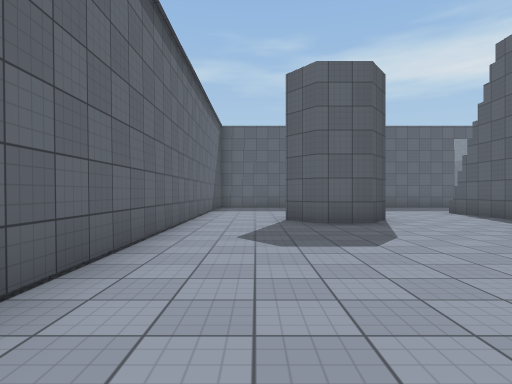
[1] (above)

17 first-person views from a walk through a 3-D level made in the Unity game engine. The camera is 1.3 m above the floor, looks level and sees 75° across. The floor is counted in squares, 2 m on a side. Each view is taken from the middle of a square. On the plan, view 1 faces up. The plan holds only what a view shows up to about 10 squares ahead; the rest is blank. The place goes on beyond the plan. The player is left out. Some animated figures are left out. Door leaves are left out, so doorways stand open. Surface patterns are stand-ins for the level's own textures.

[2]
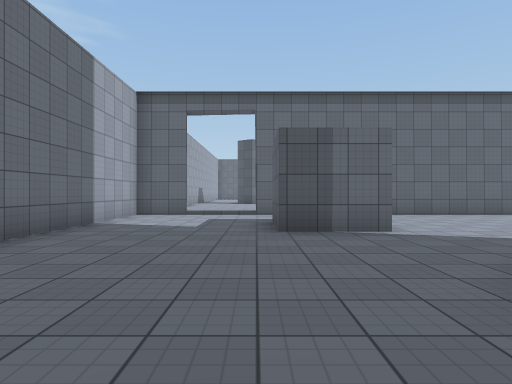

[3]
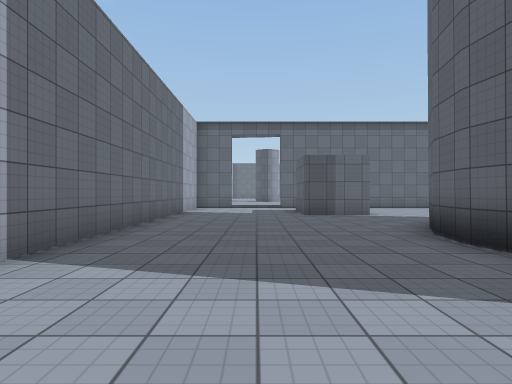

[4]
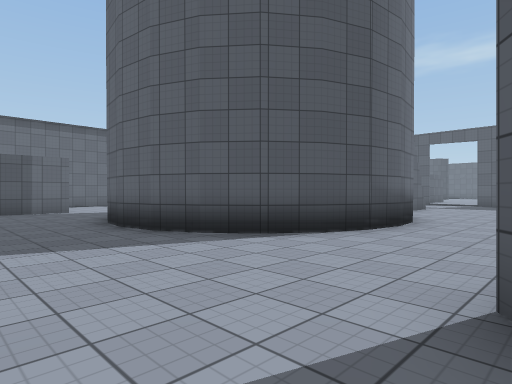

[5]
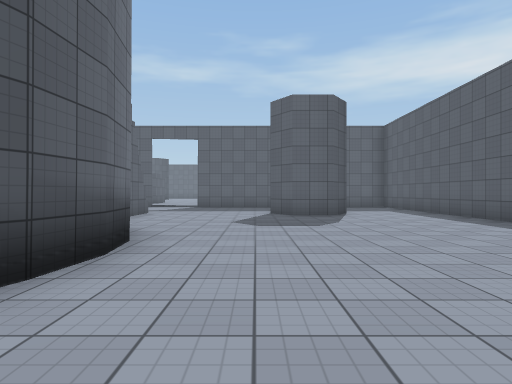

[6]
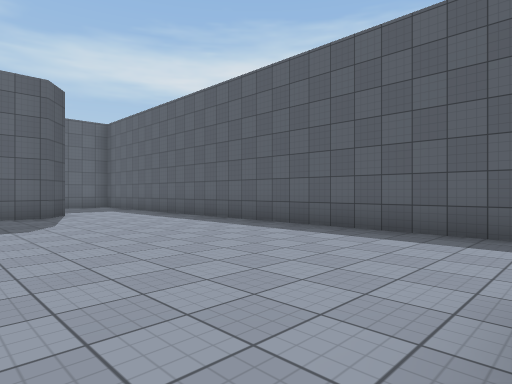

[7]
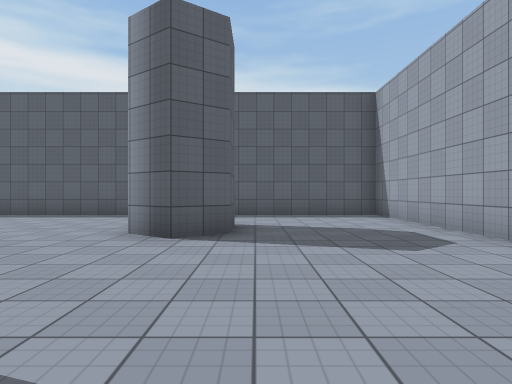

[8]
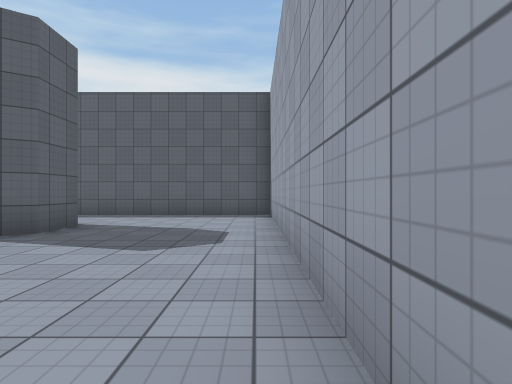

[9]
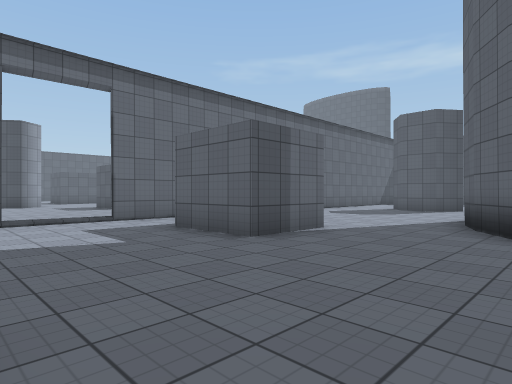

[10]
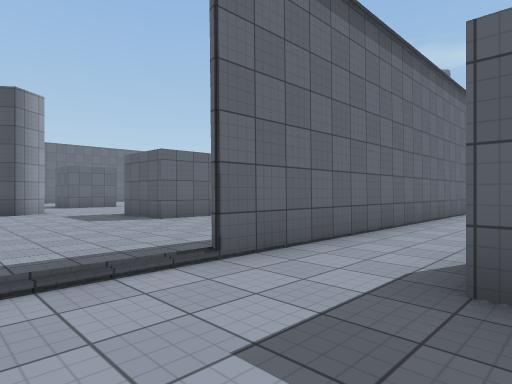

[11]
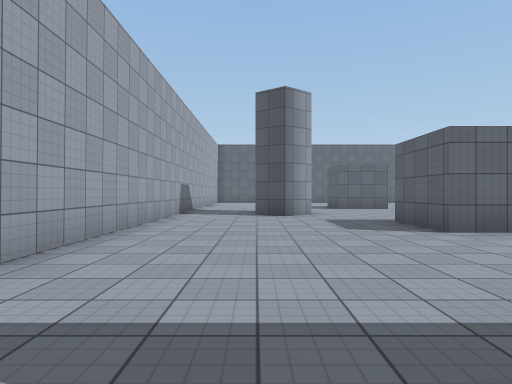

[12]
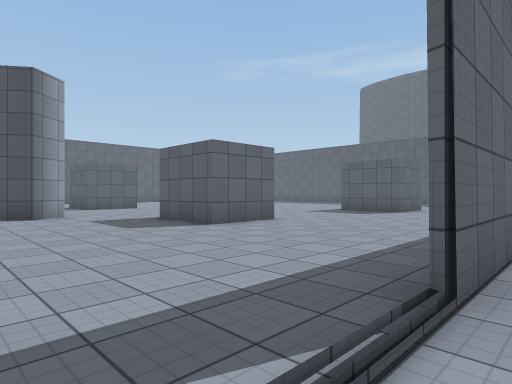

[13]
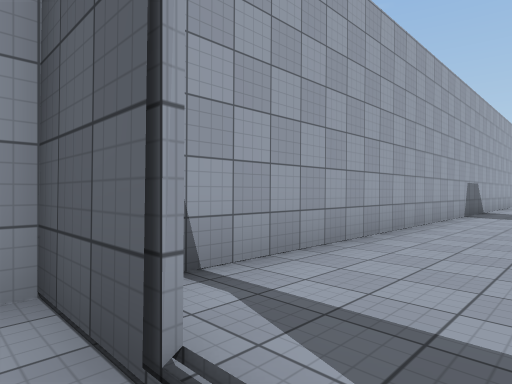

[14]
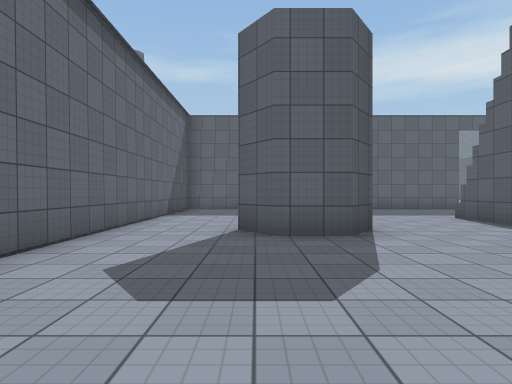

[15]
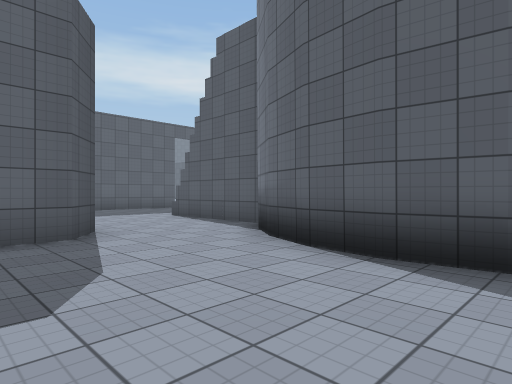

[16]
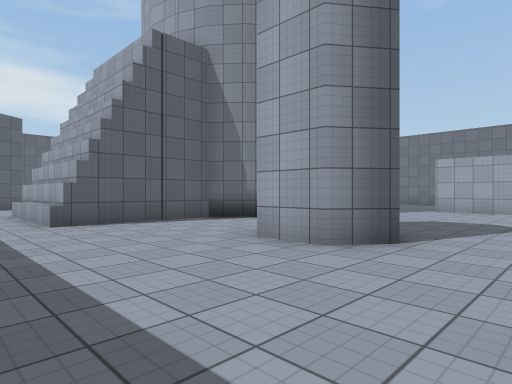

[17]
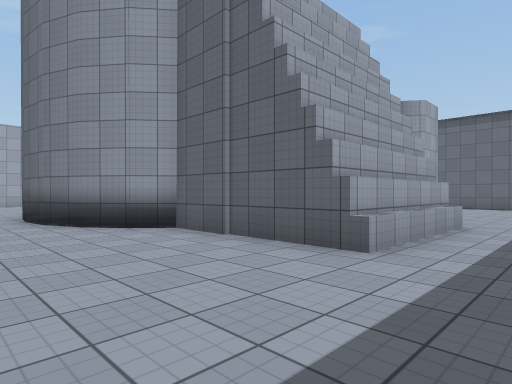

### Floor plan
Points are (right, up) in squares from view 1. A wall is a line through its corners. A room is listed if a view was taken in it or the views show most of it. See-through windows are left out.
Room 1 (views 1, 2, 3, 4, 5, 6, 7, 8, 9, 10, 11, 12, 13, 16, 17)
walls: (11.5, 3.6) (11.3, 2.3); (11.3, 4.6) (11.5, 3.3); (11.3, 2.5) (10.9, 1.4); (10.9, 5.5) (11.3, 4.4); (11, 1.5) (10.4, 0.7); (10.3, 6.2) (11, 5.3); (10.4, 0.8) (9.6, 0.1); (9.7, 0.2) (8.7, -0.3); (8.8, -0.3) (7.8, -0.4) (6.9, -0.3) (5.9, 0.1); (15.4, -1.6) (14.2, -1.6) (13.6, -0.8) (14.3, 0); (9.7, 10.4) (9.7, 6.8) (10.4, 6.1); (15.8, 10.2) (15.2, 9.4) (14, 9.4) (13.5, 10.1); (5.3, 0.7) (4.6, 1.6); (6, 9.4) (6, 10.4); (6, 10.1) (9.7, 10.1); (2.5, 0.2) (2.5, -1.6) (0.4, -1.6); (0.7, 7.8) (1.3, 8.6) (2.5, 8.6); (-1.5, 0.5) (-1.5, -2.5); (-1.5, -3.5) (-1.5, -5.5); (-1.5, 12) (-1.5, 9.5); (-1.9, -5.4) (18.5, -5.4) (18.5, 10)
low walls: (6, 10.4) (9.7, 10.4)
ways out: opening at (-0.5, -0.5) to room 2; opening at (-0.5, 9.5) to room 2; opening at (3.5, 0.5) to room 2; opening at (4.5, 9.5) to room 2; opening at (-2, -3); opening at (16.5, 10.5); gap at (-2, -4); gap at (-2, -2)
Room 2 (views 14, 15)
walls: (4.2, 4.3) (4.6, 5.4) (5.2, 6.2); (4.1, 3.4) (4.3, 4.5); (3, 7.8) (2.4, 7) (1.3, 7) (0.7, 7.8); (5.2, 6.1) (6, 6.8) (6, 9.4); (4.3, 2.4) (4.1, 3.5); (4.7, 1.5) (4.2, 2.6); (0.5, 0.2) (1.4, 0.2); (-1.5, 9.5) (-1.5, 0.5)
ways out: opening at (-0.5, -0.5) to room 1; opening at (-0.5, 9.5) to room 1; opening at (3.5, 0.5) to room 1; opening at (4.5, 9.5) to room 1

Positions as (right, up) in squares from view 1, and headings:
1: (0, 0), facing up
2: (8, -2), facing left
3: (12, -3), facing left
4: (14, -3), facing up-left
5: (13, 0), facing up
6: (13, 0), facing up-right
7: (9, -2), facing right
8: (9, -5), facing right
9: (6, -5), facing up-left
10: (1, -4), facing up-left
11: (-1, -3), facing left
12: (-1, -4), facing up-left
13: (-1, -3), facing down-left
14: (1, 2), facing up
15: (1, 2), facing up-right
16: (-1, 12), facing down-right
17: (13, 12), facing down-left
